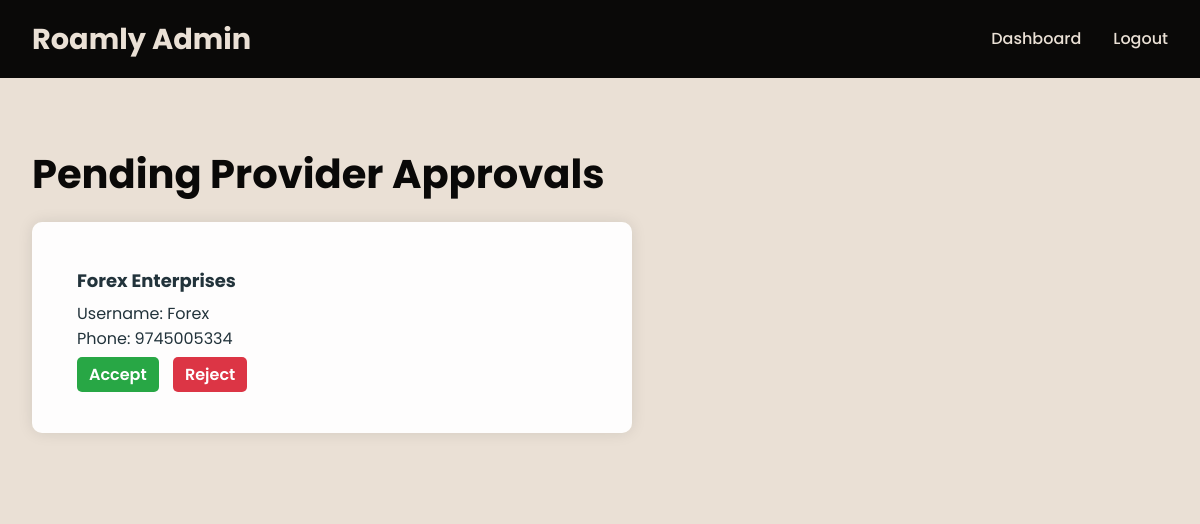
Screenshot of /pending-providers/ (signed in) with the database file from the repository.
### core/models.py (models this page shows, shortened)
class ServiceProvider(models.Model):
    user = models.OneToOneField(User, on_delete=models.CASCADE)
    business_name = models.CharField(max_length=100)
    contact_number = models.CharField(max_length=15)
    approved = models.BooleanField(default=False)
    rejected = models.BooleanField(default=False)

### core/views.py (the view)
# urls.py: path('pending-providers/', views.pending_providers, name='pending_providers'),
@staff_member_required  # Only admins (is_staff=True) can access
def pending_providers(request):
    pending = ServiceProvider.objects.filter(approved=False, rejected=False)
    return render(request, 'core/pending_providers.html', {'pending': pending})

### core/templates/core/pending_providers.html (shortened to what this page needs)
{% load static %}
<!DOCTYPE html>
<html lang="en">
<head>
  <link rel="stylesheet" href="{% static 'css/styles.css' %}">
</head>
<body>
<header>
  <div class="container">
    <div class="logo"><span>Roamly Admin</span></div>
    <nav>
      <ul>
        <li><a href="{% url 'admin_dashboard' %}">Dashboard</a></li>
        <li><a href="{% url 'logout' %}">Logout</a></li>
      </ul>
    </nav>
  </div>
</header>
<section class="hero">
  <div class="container hero-content">
    <div class="hero-text">
      <h1>Pending Provider Approvals</h1>
      <div class="provider-list">
        {% if pending %}
          {% for provider in pending %}
            <div class="provider-card">
              <strong>{{ provider.business_name }}</strong>
              <div>Username: {{ provider.user.username }}</div>
              <div>Phone: {{ provider.contact_number }}</div>
              <div class="action-btns" style="margin-top: 10px;">
                <a href="{% url 'approve_provider' provider.id %}">Accept</a>
                <a href="{% url 'reject_provider' provider.id %}" class="reject">Reject</a>
              </div>
            </div>
          {% endfor %}
        {% else %}
          <div class="no-providers">✅ All service providers have been approved!</div>
        {% endif %}
      </div>
    </div>
  </div>
</section>
</body>
</html>

### static/css/styles.css (style rules this page uses)
* { margin: 0; padding: 0; box-sizing: border-box; }
body { font-family: 'Poppins', sans-serif; color: #22333b; background: #eae0d5; line-height: 1.6; }
.container { max-width: 1200px; margin: 0 auto; padding: 0 2rem; display: flex; align-items: center; justify-content: space-between; }
header { background: #0a0908; padding: 1rem 0; box-shadow: 0 2px 4px rgba(0,0,0,0.1); }
.logo { display: flex; align-items: center; color: #eae0d5; }
.logo span { font-weight: 700; font-size: 1.8rem; }
nav ul { list-style: none; display: flex; gap: 2rem; }
nav ul li a { text-decoration: none; color: #eae0d5; font-weight: 500; }
.hero { background: #eae0d5; padding: 4rem 0; }
.hero-content { display: flex; flex-wrap: wrap; gap: 2rem; align-items: center; justify-content: space-between; }
.hero-text { flex: 1 1 50%; max-width: 600px; }
.hero-text h1 { font-size: 2.5rem; margin-bottom: 1rem; color: #0a0908; }

### core/templates/core/pending_providers.html (style rules this page uses)
.provider-list { background-color: rgba(255, 255, 255, 0.95); padding: 30px; border-radius: 10px; box-shadow: 0 0 15px rgba(0, 0, 0, 0.1); }
.provider-card { padding: 15px; border-bottom: 1px solid #ccc; }
.provider-card:last-child { border-bottom: none; }
.provider-card strong { display: block; font-size: 18px; margin-bottom: 5px; }
.action-btns a { padding: 6px 12px; margin-right: 10px; text-decoration: none; background-color: #28a745; color: white; border-radius: 5px; font-weight: 600; }
.action-btns a.reject { background-color: #dc3545; }

### rows the page displays
ServiceProvider: business_name "Forex Enterprises", user.username "Forex", contact_number "9745005334"
